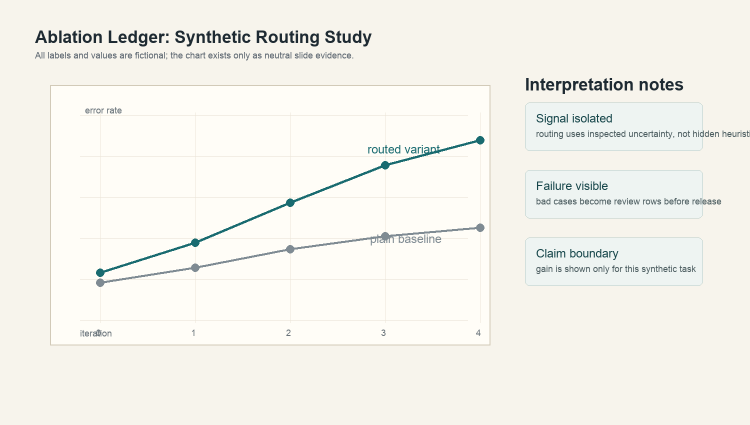
#> input picture examples/anonymous-cases/assets/images/case_a_routing_ablation.png, 1500 x 850 px (shown at 1/2 size)
$ python -i judge.py   (imports and definitions only)
#> lines starting #> are read from the running program, lines starting #| are printed output that depends on the picture
from __future__ import annotations

from pathlib import Path
from PIL import Image


# [13 lines left out: function image_whitespace_score, not called in this run]


def edge_pressure(path: Path) -> float:
    """Estimate whether content is too close to slide edges."""
    im = Image.open(path).convert("RGB").resize((160, 90))
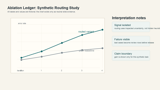
#> im: PIL image 160x90 RGB; mean R, G, B 244, 242.8, 236.3
    bg = im.getpixel((2, 2))
#> bg = (247, 244, 236)
    edge_pixels = []
    for y in range(90):
        for x in range(160):
            if x < 6 or x >= 154 or y < 5 or y >= 85:
                edge_pixels.append(im.getpixel((x, y)))
#> after the loop, edge_pixels = 2560 items, first 6: (247, 244, 236), (247, 244, 236), (247, 244, 236), (247, 244, 236), (247, 244, 236), (247, 244, 236)
    active = 0
    for pixel in edge_pixels:
        if sum(abs(pixel[i] - bg[i]) for i in range(3)) > 38:
            active += 1
#> after the loop, active = 9
    return active / max(1, len(edge_pixels))


# [39 lines left out: functions judge_route, write_report, not called in this run]

>>> result = edge_pressure('../../examples/anonymous-cases/assets/images/case_a_routing_ablation.png')
#> result = 0.00352

$ run again, on examples/anonymous-cases/assets/images/case_b_launch_gate_map.png
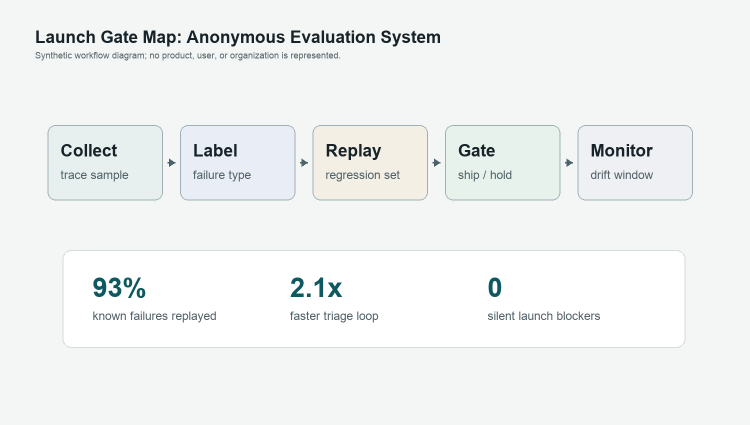
#> input picture examples/anonymous-cases/assets/images/case_b_launch_gate_map.png, 1500 x 850 px (shown at 1/2 size)
#> in edge_pressure, `im = Image.open(path).convert("RGB").resize((160, 90))`:
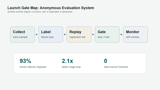
#> im: PIL image 160x90 RGB; mean R, G, B 239.3, 242.4, 241.8
#> bg = (243, 246, 245)
#> after the loop in edge_pressure, `for y in range(90):`: edge_pixels = 2560 items, first 6: (243, 246, 245), (243, 246, 245), (243, 246, 245), (243, 246, 245), (243, 246, 245), (243, 246, 245)
#> after the loop in edge_pressure, `for pixel in edge_pixels:`: active = 0

$ run again, on examples/anonymous-cases/assets/images/case_c_workspace_index.png
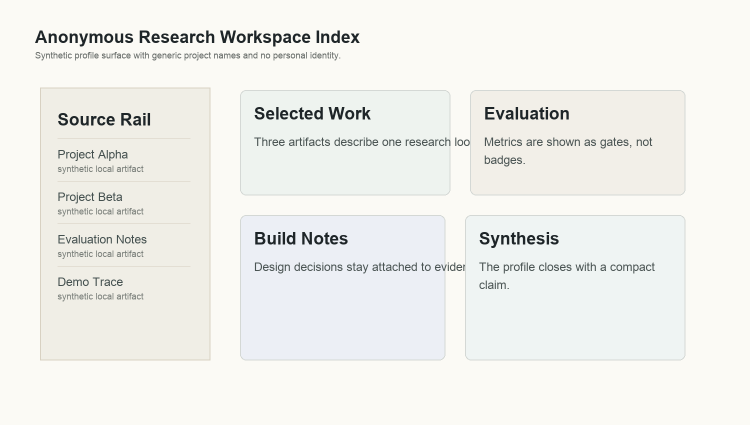
#> input picture examples/anonymous-cases/assets/images/case_c_workspace_index.png, 1500 x 850 px (shown at 1/2 size)
#> in edge_pressure, `im = Image.open(path).convert("RGB").resize((160, 90))`:
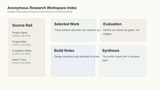
#> im: PIL image 160x90 RGB; mean R, G, B 240, 240.3, 236.3
#> bg = (251, 250, 245)
#> after the loop in edge_pressure, `for y in range(90):`: edge_pixels = 2560 items, first 6: (251, 250, 245), (251, 250, 245), (251, 250, 245), (251, 250, 245), (251, 250, 245), (251, 250, 245)
#> after the loop in edge_pressure, `for pixel in edge_pixels:`: active = 0
